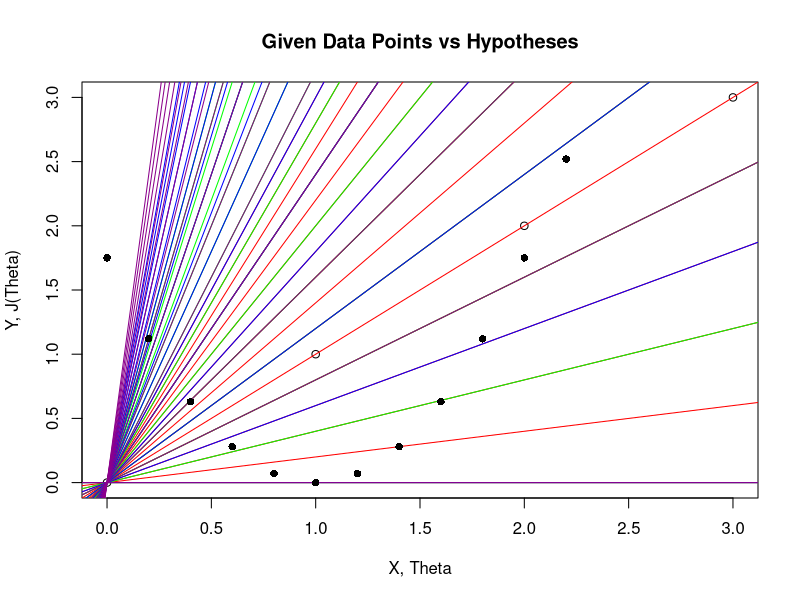

The R source for this figure:

# File:           SimpleLinearRegressionBehavior.R
# Purpose:        Monitor The Behavior Of Linear Regression 
# Author:         MMS, mamdouh.al.shamy@gmail.com
# Product:        Practicing Machine Learning


# Suppose you have a dataset (0,0), (1,1), (2,2), (3,3)
# And want to get linear equation in a form H(x) = Theta * x that could best satisfy the dataset
# And J(Theta) = (1/(2*m)) Sigma( ( H(x) - y )^2) is the function that trys to tune Theta so that
# H(x) fits the dataset as close as possible, while stepping 

xData = 0:3 # x values of given dataset
yData = 0:3 # y values of given dataset
m = length(xData) # size of dataset
rangeOfTheta = seq(0,3,0.2) # starting from 0 till 3 with step 0.2
colorPalete = c('red', 'green', 'blue', "dark magenta")

# Plotting All lines of Hypotheses
plotHypotheses = function(){
for( x in seq(xData[1],length(xData))){
  for(theta in rangeOfTheta){
    abline(0, x*theta, col=colorPalete[x])
    }
  }
}

# Getting values of J(Theta)
JofTheta = function(rangeOfTheta){
  JTheta = vector()
  i = 1
  for(theta in rangeOfTheta )
  {
    y1 = ( (xData[1] * theta) - yData[1] )^2
    y2 = ( (xData[2] * theta) - yData[2] )^2
    y3 = ( (xData[3] * theta) - yData[3] )^2
    y4 = ( (xData[4] * theta) - yData[4] )^2
    yT =  y1 + y2 + y3 + y4
    JTheta[i] = yT/(2*m)
    i =i+1
  }
  return (JTheta)
}

plot(xData,yData, main = "Given Data Points vs Hypotheses", xlab = "X, Theta", ylab="Y, J(Theta)") # Plotting given dataset 

plotHypotheses() # Plotting All lines of Hypotheses

points(rangeOfTheta, JofTheta(rangeOfTheta), pch=16) # Plotting The values of J(Theta)
